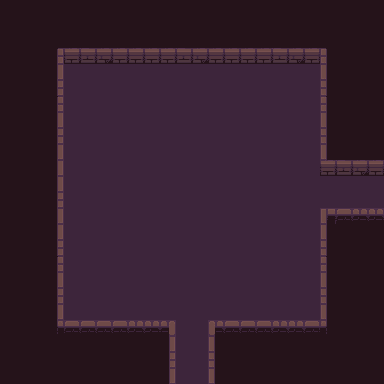

Below is a game level as drawn by its tile map, then a one-line description and the .tmx that defines it (tile-layer data replaced by summaries):
An orthogonal 24x24 tile map with 16x16 px tiles, 4 tile layers (background, road, wall, item), 1 hidden layer not drawn, 3 tilesets.

<map version="1.10" tiledversion="1.10.2" orientation="orthogonal" renderorder="right-down" compressionlevel="0" width="24" height="24" tilewidth="16" tileheight="16" infinite="0" nextlayerid="7" nextobjectid="1">
 <tileset firstgid="1" name="Dungeon_Tileset" tilewidth="16" tileheight="16" spacing="2" margin="1" tilecount="100" columns="10">
  <image source="../textures/Dungeon_Tileset.png" width="180" height="180" />
  <tile id="0">
   <properties>
    <property name="type" value="Wall_Left" />
   </properties>
  </tile>
  <tile id="1">
   <properties>
    <property name="type" value="Wall_Up" />
   </properties>
  </tile>
  <tile id="2">
   <properties>
    <property name="type" value="Wall_Up" />
   </properties>
  </tile>
  <tile id="3">
   <properties>
    <property name="type" value="Wall_Up" />
   </properties>
  </tile>
  <tile id="4">
   <properties>
    <property name="type" value="Wall_Up" />
   </properties>
  </tile>
  <tile id="5">
   <properties>
    <property name="type" value="Wall_Right" />
   </properties>
  </tile>
  <tile id="10">
   <properties>
    <property name="type" value="Wall_Left" />
   </properties>
  </tile>
  <tile id="15">
   <properties>
    <property name="type" value="Wall_Right" />
   </properties>
  </tile>
  <tile id="20">
   <properties>
    <property name="type" value="Wall_Left" />
   </properties>
  </tile>
  <tile id="25">
   <properties>
    <property name="type" value="Wall_Right" />
   </properties>
  </tile>
  <tile id="30">
   <properties>
    <property name="type" value="Wall_Left" />
   </properties>
  </tile>
  <tile id="35">
   <properties>
    <property name="type" value="Wall_Right" />
   </properties>
  </tile>
  <tile id="40">
   <properties>
    <property name="type" value="Wall_LeftDown" />
   </properties>
  </tile>
  <tile id="41">
   <properties>
    <property name="type" value="Wall_Down" />
   </properties>
  </tile>
  <tile id="42">
   <properties>
    <property name="type" value="Wall_Down" />
   </properties>
  </tile>
  <tile id="43">
   <properties>
    <property name="type" value="Wall_Down" />
   </properties>
  </tile>
  <tile id="44">
   <properties>
    <property name="type" value="Wall_Down" />
   </properties>
  </tile>
  <tile id="45">
   <properties>
    <property name="type" value="Wall_RightDown" />
   </properties>
  </tile>
  <tile id="50">
   <properties>
    <property name="type" value="Wall_RightDownCor" />
   </properties>
  </tile>
  <tile id="51">
   <properties>
    <property name="type" value="Wall_Down" />
   </properties>
  </tile>
  <tile id="52">
   <properties>
    <property name="type" value="Wall_Down" />
   </properties>
  </tile>
  <tile id="53">
   <properties>
    <property name="type" value="Wall_LeftDownCor" />
   </properties>
  </tile>
  <tile id="54">
   <properties>
    <property name="type" value="Wall_RightDownCor" />
   </properties>
  </tile>
  <tile id="55">
   <properties>
    <property name="type" value="Wall_LeftDownCor" />
   </properties>
  </tile>
 </tileset>
 <tileset firstgid="101" name="flag" tilewidth="16" tileheight="16" tilecount="4" columns="4">
  <image source="../textures/flag.png" width="64" height="16" />
  <tile id="0">
   <animation>
    <frame tileid="3" duration="200" />
    <frame tileid="2" duration="200" />
    <frame tileid="1" duration="200" />
    <frame tileid="0" duration="200" />
   </animation>
  </tile>
 </tileset>
 <tileset firstgid="105" name="torch" tilewidth="16" tileheight="16" tilecount="4" columns="4">
  <image source="../textures/torch.png" width="64" height="16" />
  <tile id="0">
   <animation>
    <frame tileid="3" duration="200" />
    <frame tileid="2" duration="200" />
    <frame tileid="1" duration="200" />
    <frame tileid="0" duration="200" />
   </animation>
  </tile>
 </tileset>
 <layer id="1" name="background" width="24" height="24">
  <data>[576 cells, 576 non-empty, 1 distinct tile ids]</data>
 </layer>
 <layer id="5" name="road" width="24" height="24">
  <data>[576 cells, 272 non-empty, 1 distinct tile ids]</data>
 </layer>
 <layer id="3" name="wall" width="24" height="24">
  <data>[576 cells, 76 non-empty, 21 distinct tile ids]</data>
 </layer>
 <layer id="4" name="item" width="24" height="24">
  <data>[576 cells, 0 non-empty, 0 distinct tile ids]</data>
 </layer>
 <layer id="6" name="smog" width="24" height="24" visible="0">
  <data>[576 cells, 576 non-empty, 1 distinct tile ids]</data>
 </layer>
</map>
